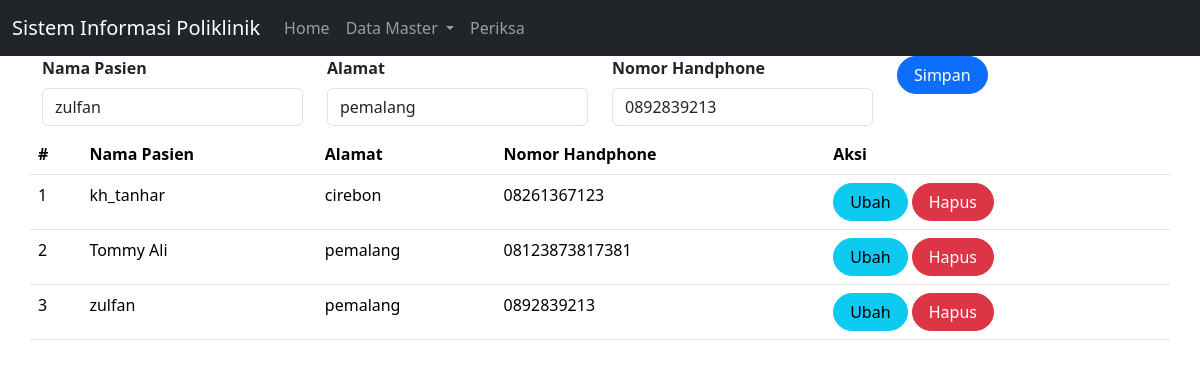
The app's page /pasien.php?id=10 with its own data.
### tables this page shows
CREATE TABLE `pasien` (
  `id` int(10) NOT NULL,
  `nama` varchar(100) NOT NULL,
  `alamat` varchar(100) NOT NULL,
  `no_hp` varchar(20) NOT NULL
);

### pasien.php (the view, shortened to what this page needs)
<!doctype html>
<html lang="en">
  <head>
    <link href="https://cdn.jsdelivr.net/npm/bootstrap@5.3.2/dist/css/bootstrap.min.css" rel="stylesheet">
  </head>
  <body>
  <nav class="navbar navbar-expand-lg  navbar-dark bg-dark">
  <div class="container-fluid">
    <a class="navbar-brand" href="#">
      Sistem Informasi Poliklinik
    </a>
    <div class="collapse navbar-collapse" id="navbarNavDropdown">
      <ul class="navbar-nav">
        <li class="nav-item">
          <a class="nav-link" aria-current="page" href="index.php">
            Home
          </a>
        </li>
        <li class="nav-item dropdown">
          <a class="nav-link dropdown-toggle" href="#" role="button"
          data-bs-toggle="dropdown" aria-expanded="false">
            Data Master
          </a>
        </li>
        <li class="nav-item">
          <a class="nav-link"
          href="periksa.php?page=periksa">
            Periksa
          </a>
        </li>
      </ul>
    </div>
  </div>
</nav>
<?php
include'koneksi.php';
?>
<body>
    <div class="container">
    <form class="form row" method="POST" action="" name="myForm" onsubmit="return(validate());">
    <?php
    $nama = '';
    $alamat = '';
    $no_hp = '';
    if (isset($_GET['id'])) {
        $ambil = mysqli_query($mysqli,
        "SELECT * FROM pasien
        WHERE id='" . $_GET['id'] . "'");
        while ($row = mysqli_fetch_array($ambil)) {
            $nama = $row['nama'];
            $alamat = $row['alamat'];
            $no_hp = $row['no_hp'];
        }
    ?>
    <?php
    }
    ?>
     <div class="col">
        <label for="inputNama" class="form-label fw-bold">
            Nama Pasien
        </label>
        <input type="varchar" class="form-control" name="nama" id="inputNama" placeholder="Nama Pasien" value="<?php echo $nama ?>">
    </div>
    <div class="col">
        <label for="inputAlamat" class="form-label fw-bold">
            Alamat
        </label>
        <input type="varchar" class="form-control" name="alamat" id="inputAlamat" placeholder="Alamat" value="<?php echo $alamat ?>">
    </div>
    <div class="col mb-2">
        <label for="inputNo_hp" class="form-label fw-bold">
        Nomor Handphone
        </label>
        <input type="varchar" class="form-control" name="no_hp" id="inputNo_hp" placeholder="Nomor Handphone" value="<?php echo $no_hp ?>">
    </div>
    <div class="col">
        <button type="submit" class="btn btn-primary rounded-pill px-3" name="simpan">Simpan</button>
    </div>
<table class="table table-hover">
    <thead>
        <tr>
            <th scope="col">#</th>
            <th scope="col">Nama Pasien</th>
            <th scope="col">Alamat</th>
            <th scope="col">Nomor Handphone</th>
            <th scope="col">Aksi</th>
        </tr>
    </thead>
    <tbody>
    <?php
   $result = mysqli_query(
    $mysqli,"SELECT * FROM pasien ORDER BY nama"
    );
$no = 1;
while ($data = mysqli_fetch_array($result)) {
?>
    <tr>
        <td><?php echo $no++ ?></td>
        <td><?php echo $data['nama'] ?></td>
        <td><?php echo $data['alamat'] ?></td>
        <td><?php echo $data['no_hp'] ?></td>
                <td>
                    <a class="btn btn-info rounded-pill px-3"
                    href="pasien.php?id=<?php echo $data['id'] ?>">Ubah
                    </a>
                    <a class="btn btn-danger rounded-pill px-3"
                    href="pasien.php?id=<?php echo $data['id'] ?>&aksi=hapus">Hapus
                    </a>
                </td>
            </tr>
        <?php
        }
        ?>
    </tbody>
</form>
</body>
</html>

### records on screen
pasien: nama "zulfan", alamat "pemalang", no_hp "0892839213"
pasien: nama "kh_tanhar", alamat "cirebon", no_hp "08261367123"
pasien: nama "Tommy Ali", alamat "pemalang", no_hp "08123873817381"
